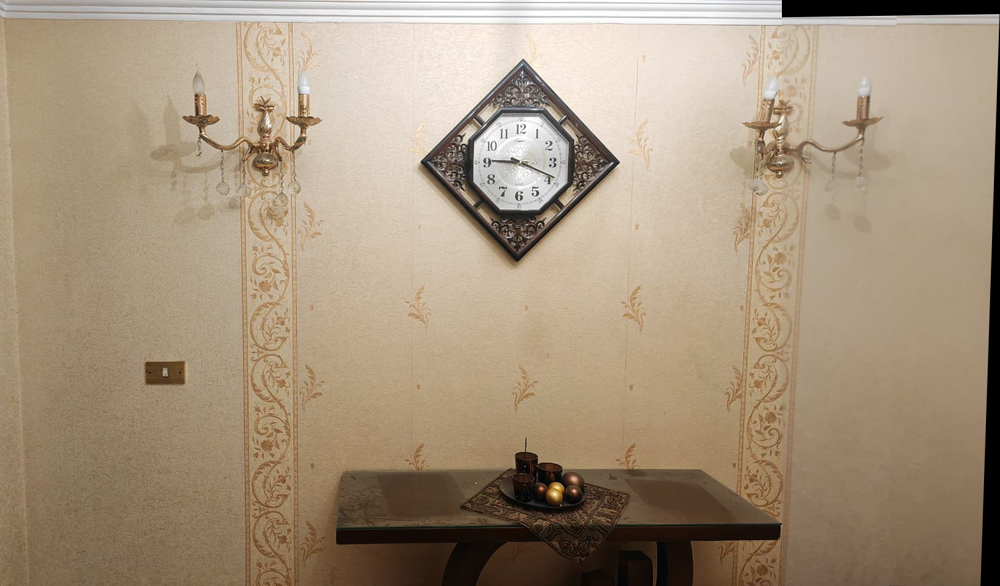
#> input picture panorama_results/panorama.png, 1000 x 586 px, shrunk from 1637 x 960 before the run
$ python cv_stitch.py ../panorama_results/panorama.png ../panorama_results/panorama.png
#> lines starting #> are read from the running program, lines starting #| are printed output that depends on the picture; after the words box and inside, x2 and y2 are one past the last pixel; in counts of white or black regions, pixels touching at a corner belong together
### apps/cv_utils.py
import sys
import cv2
import numpy as np
import os

def read_image(source=None):
    """
    Reads an image from a file path or stdin.
    If source is None, reads from stdin buffer.
    Returns: numpy array (image) or None if failed.
    """
    if source and os.path.exists(source):
        # Read from file
        return cv2.imread(source)
    else:
        # Read from stdin
        try:
            # Read binary data from stdin
            file_bytes = np.frombuffer(sys.stdin.buffer.read(), np.uint8)
            if file_bytes.size == 0:
                return None
            return cv2.imdecode(file_bytes, cv2.IMREAD_UNCHANGED)
        except Exception as e:
            sys.stderr.write(f"Error reading from stdin: {e}\n")
            return None

def write_image(image, dest=None):
    """
    Writes an image to a file path or stdout.
    If dest is None, writes to stdout buffer.
    """
    if image is None:
        return

    if dest:
        # Write to file
        cv2.imwrite(dest, image)
    else:
        # Write to stdout
        success, encoded_image = cv2.imencode('.png', image)
        if success:
            sys.stdout.buffer.write(encoded_image.tobytes())

### apps/cv_match.py
import sys
import cv2
import numpy as np
import argparse
from cv_utils import read_image, write_image
import os

# [12 lines left out: functions keypoints_to_array, matches_to_array, not called in this run]

def compute_matches(img1, img2, lowe_ratio=0.75):
    # Initialize SIFT detector
    sift = cv2.SIFT_create()

    # Find the keypoints and descriptors with ORB
    kp1, des1 = sift.detectAndCompute(img1, None)
    kp2, des2 = sift.detectAndCompute(img2, None)

    if des1 is None or des2 is None:
        sys.stderr.write("Error: No descriptors found in one or both images.\n")
        sys.exit(1)


    # Create BFMatcher object
    bf = cv2.BFMatcher(cv2.NORM_L2, crossCheck=False)

    # Match descriptors using KNN algorithm
    matches = bf.knnMatch(des1, des2, k=2)

    # Apply ratio test
    good_matches = []
    for m, n in matches:
        # If the distance of the best match (m) is significantly smaller than the second best match (n), it's a good match.
        if m.distance < lowe_ratio * n.distance: # A common threshold is 0.75
            good_matches.append(m)

    return kp1, kp2, des1, des2, good_matches

def RANSAC_filter(kp1, kp2, matches, reproj_thresh =5.0):
    if len(matches) >= 4:
        src_pts = np.float32([kp1[m.queryIdx].pt for m in matches]).reshape(-1, 1, 2)
        dst_pts = np.float32([kp2[m.trainIdx].pt for m in matches]).reshape(-1, 1, 2)

        _, mask = cv2.findHomography(src_pts, dst_pts, cv2.RANSAC, reproj_thresh)
        matches_mask = mask.ravel().tolist()
    else:
        matches_mask = None

    return matches_mask

# [85 lines left out: function main, not called in this run]


# [2 lines that do not run on import are left out]

### apps/cv_stitch.py
import sys
import cv2
import numpy as np
import argparse
import os
from cv_match import compute_matches, RANSAC_filter, keypoints_to_array, matches_to_array
from cv_utils import read_image, write_image

def main():
    parser = argparse.ArgumentParser(description="Stitch two images into a panorama using SIFT matches.")
    parser.add_argument("image1_path", help="Path to the first input image")
    parser.add_argument("image2_path", help="Path to the second input image")
    parser.add_argument("--out_dir", default="cv_stitch_out", help="Directory to save output files")
    parser.add_argument("--out_image", default="panorama.png", help="Output panorama filename")
    parser.add_argument("--lowe_ratio", "-r", type=float, default=0.75, help="Lowe's ratio for matching")
    parser.add_argument("--reproj_thresh", "-t", type=float, default=5.0, help="RANSAC reprojection threshold")
    args = parser.parse_args()

    # Create output directory if it doesn't exist
    os.makedirs(args.out_dir, exist_ok=True)

    # Read input images
    img1 = read_image(args.image1_path)
#> in read_image, returned value is the input picture: shape (586, 1000, 3); mean B, G, R 124.3, 146.7, 165.1
    img2 = read_image(args.image2_path)

    if img1 is None or img2 is None:
        sys.stderr.write("Error: One or both input images could not be read.\n")
        sys.exit(1)

    # Compute matches
    kp1, kp2, des1, des2, good_matches = compute_matches(img1, img2, lowe_ratio=args.lowe_ratio)
#> in compute_matches, `kp1, des1 = sift.detectAndCompute(img1, None)`: kp1 = 1111 keypoints; strongest (x, y, size): (555, 492, 9.7), (538, 193, 2.4), (555, 165, 1.9), (787, 12, 8.4)
#> in compute_matches, `kp2, des2 = sift.detectAndCompute(img2, None)`: kp2 has the same summary as kp1
#> in compute_matches, `matches = bf.knnMatch(des1, des2, k=2)`: matches = 1111 matches
#> kp2 has the same summary as kp1 in compute_matches; good_matches = 1111 matches

    # Use RANSAC to filter matches
    matches_mask = RANSAC_filter(kp1, kp2, good_matches, reproj_thresh=args.reproj_thresh)
#> in RANSAC_filter, `src_pts = np.float32([kp1[m.queryIdx].pt for m in matches]).reshape(-1..`: src_pts = 1111 rows, first 8: [2.37, 9.27], [2.37, 9.27], [3.52, 14.1], [5.22, 7.03], [5.22, 7.03], [140.5, 374.4], [143, 379.9], [147.8, 364.1]
#> in RANSAC_filter, `dst_pts = np.float32([kp2[m.trainIdx].pt for m in matches]).reshape(-1..`: dst_pts has the same summary as src_pts
#> in RANSAC_filter, `_, mask = cv2.findHomography(src_pts, dst_pts, cv2.RANSAC, reproj_thre..`: mask = 1111 values from 1 to 1
#> matches_mask = 1111 values from 1 to 1

    # Validate sufficient inliers
    if matches_mask is None or sum(matches_mask) < 4:
        sys.stderr.write("Error: Not enough inlier matches for homography.\n")
        sys.exit(1)

    # Compute homography using inlier matches
    src_pts = np.float32(
        [kp1[m.queryIdx].pt for i, m in enumerate(good_matches) if matches_mask[i]]
    ).reshape(-1, 1, 2)
    dst_pts = np.float32(
        [kp2[m.trainIdx].pt for i, m in enumerate(good_matches) if matches_mask[i]]
    ).reshape(-1, 1, 2)
#> dst_pts has the same summary as src_pts in RANSAC_filter

    H, _ = cv2.findHomography(src_pts, dst_pts, 0)  # already filtered by RANSAC
#> H = [[1, -1.15e-15, 1.65e-12], [-1.15e-15, 1, 9.57e-13], [-4.1e-18, -2.48e-18, 1]]

    # Calculate size of panorama
    width = img1.shape[1] + img2.shape[1]
#> width = 2000
    height = max(img1.shape[0], img2.shape[0])
#> height = 586

    # Warp images to create panorama
    panorama = cv2.warpPerspective(img1, H, (width, height))
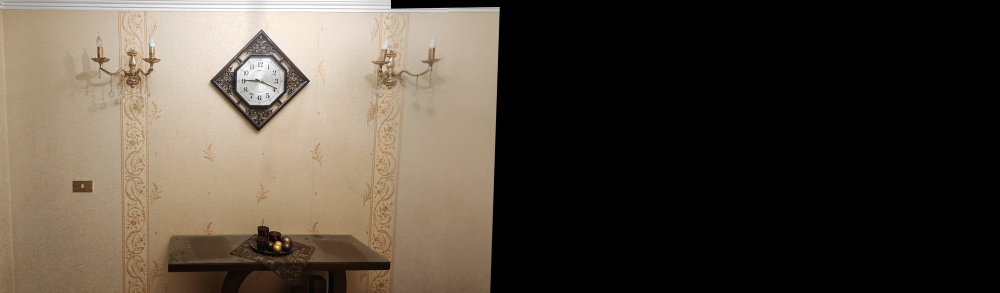
#> panorama: shape (586, 2000, 3) (shown at 1/2 size); mean B, G, R 62.1, 73.4, 82.6
    panorama[0:img2.shape[0], 0:img2.shape[1]] = img2

    # Convert to grayscale and threshold to find non-black areas
    gray = cv2.cvtColor(panorama, cv2.COLOR_BGR2GRAY)
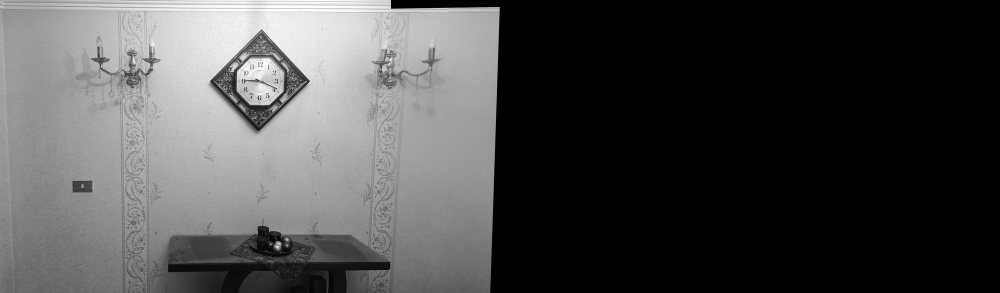
#> gray: shape (586, 2000) (shown at 1/2 size); min 0, max 255, mean 74.8
    _, thresh = cv2.threshold(gray, 1, 255, cv2.THRESH_BINARY)
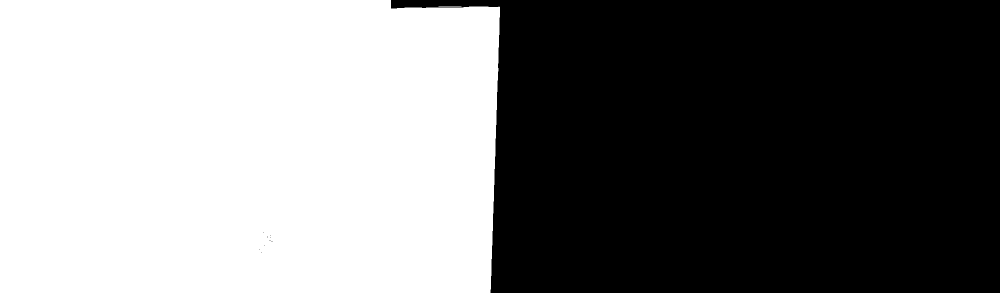
#> thresh: shape (586, 2000) (shown at 1/2 size); 49.3% white; 5 white regions (1 under 20 px), largest, box (x1, y1, x2, y2) and area: (0, 0, 1000, 586) 577449, (877, 13, 923, 14) 46, (938, 12, 977, 13) 39, (809, 14, 844, 15) 35

    # Find bounding rectangle of non-black area
    x, y, w, h = cv2.boundingRect(thresh)
#> x = 0; y = 0; w = 1000; h = 586
    panorama_cropped = panorama[y:y+h, x:x+w]


    # Save the resulting panorama
    out_path = os.path.join(args.out_dir, args.out_image)
    write_image(panorama_cropped, out_path)
    print(f"Panorama saved to {out_path}")

if __name__ == "__main__":
    main()

$ run again, with panorama_results/pano.png copied over panorama_results/panorama.png
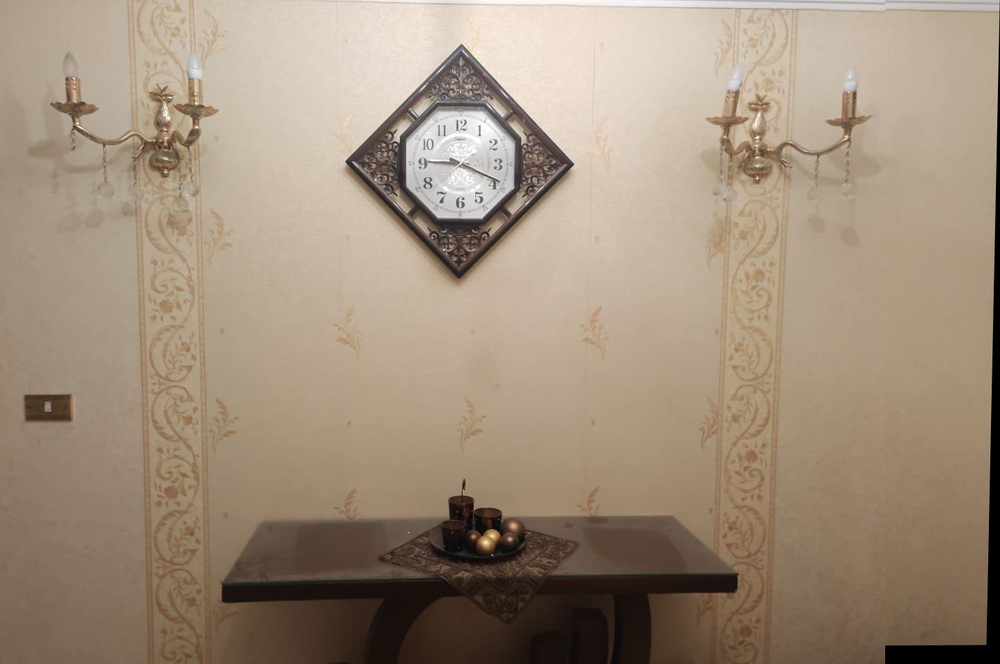
#> input picture panorama_results/pano.png, 1000 x 664 px, shrunk from 1446 x 960 before the run
#> in read_image, returned value is the input picture: shape (664, 1000, 3); mean B, G, R 123.1, 142.5, 159.8
#> in compute_matches, `kp1, des1 = sift.detectAndCompute(img1, None)`: kp1 = 861 keypoints; strongest (x, y, size): (488, 540, 11.5), (441, 201, 2.7), (463, 204, 2.5), (458, 246, 44.5)
#> in compute_matches, `kp2, des2 = sift.detectAndCompute(img2, None)`: kp2 has the same summary as kp1
#> matches = 861 matches
#> in main, `kp1, kp2, des1, des2, good_matches = compute_matches(img1, img2, lowe_..`: kp2 has the same summary as kp1 in compute_matches
#> in RANSAC_filter, `src_pts = np.float32([kp1[m.queryIdx].pt for m in matches]).reshape(-1..`: src_pts = 861 rows, first 8: [29.36, 417.4], [29.36, 417.4], [42.99, 405.1], [47.14, 408.3], [47.59, 406.7], [47.59, 406.7], [51.53, 103.9], [51.53, 103.9]
#> in RANSAC_filter, `dst_pts = np.float32([kp2[m.trainIdx].pt for m in matches]).reshape(-1..`: dst_pts has the same summary as src_pts
#> mask = 861 values from 1 to 1
#> in main, `dst_pts = np.float32( [kp2[m.trainIdx].pt for i, m in enumerate(good_m..`: dst_pts has the same summary as src_pts in RANSAC_filter
#> H = [[1, 3.35e-15, -1.15e-12], [2.41e-16, 1, -5.55e-13], [1.14e-18, 6.84e-18, 1]]
#> in main, `gray = cv2.cvtColor(panorama, cv2.COLOR_BGR2GRAY)`:
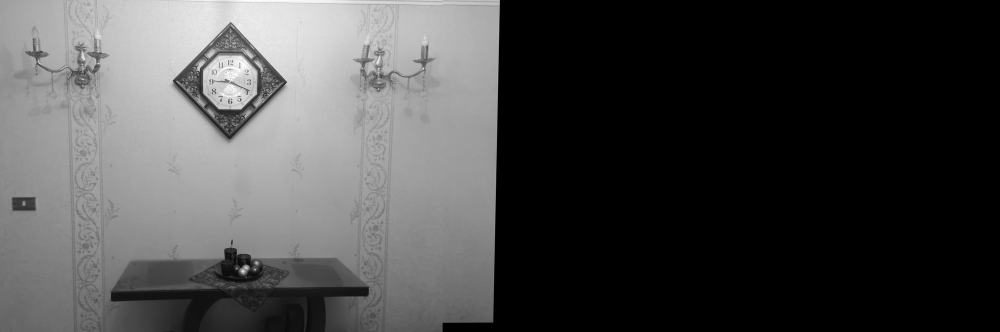
#> gray: shape (664, 2000) (shown at 1/2 size); min 0, max 255, mean 72.7
#> in main, `_, thresh = cv2.threshold(gray, 1, 255, cv2.THRESH_BINARY)`:
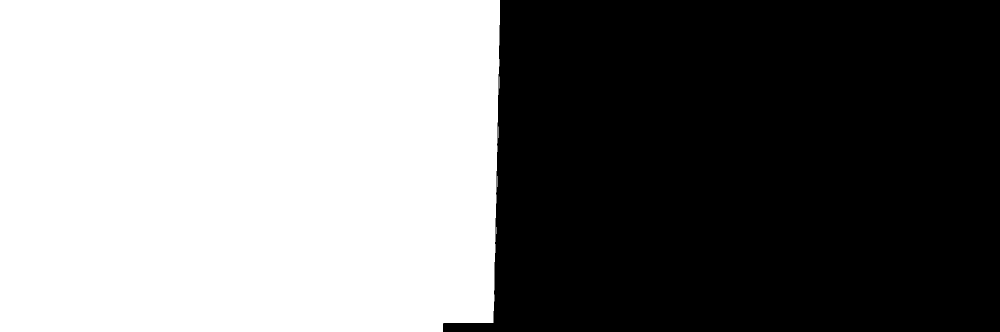
#> thresh: shape (664, 2000) (shown at 1/2 size); 49.6% white; 11 white regions (7 under 20 px), largest, box (x1, y1, x2, y2) and area: (0, 0, 1000, 664) 657935, (998, 153, 999, 177) 24, (996, 253, 997, 276) 23, (994, 352, 995, 374) 22
#> x = 0; w = 1000; h = 664
